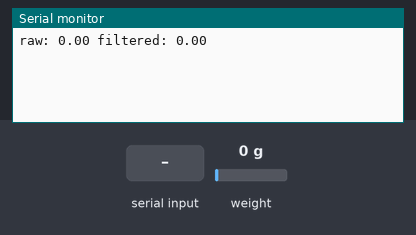
Recording of a sketch running on a simulated Arduino Uno, built with avr-gcc and run on an emulated ATmega328P. On the bench: the last lines printed to the serial monitor. The test bench sets the inputs (shaded band); at power-on: weight on the scale 0 g.

Above: at 2.2 s.
2.3 s: "r" received over Serial
At 4.8 s:
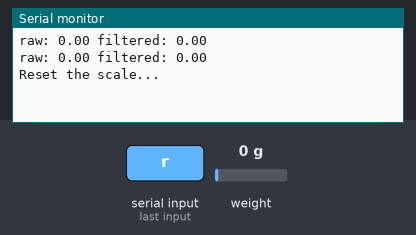
5.5 s: weight on the scale set to 100 g
At 6.7 s:
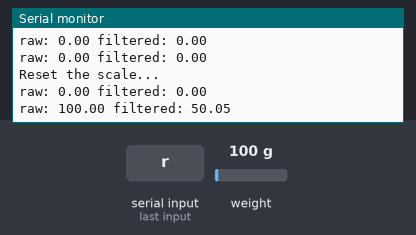
7.0 s: weight on the scale set to 1250 g
At 7.5 s:
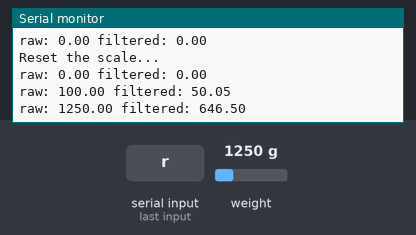
Timing chart, 0 to 10.0 s (numbered marks = the images above; inputs shaded):
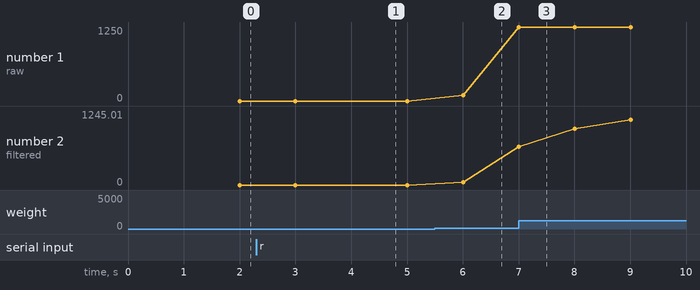

Measured:
- after the input at 2.3 s, the serial monitor: prints a new line after 1.7 s (image 1)
- after the input at 5.5 s, the serial monitor: prints a new line after 0.50 s (image 2)
- after the input at 7.0 s, the serial monitor: prints a new line at once (image 3)
- plotted number 1: 0 → 100 after the input at 5.5 s, 100 → 1250 after the input at 7.0 s
- plotted number 2: 0 → 50.05 after the input at 5.5 s, 50.05 → 1245.01 after the input at 7.0 s

The sketch:

scale.ino
```cpp
// Download the library here and include to your Arduino IDE
// https://github.com/bogde/HX711
// Edited by Sean
// Read the data from HX711 and convert it to gram
// Last update: 5/1, 2018

#include "HX711.h"

HX711 scale;

const double r = 0.100; // State noise, TBD
const double q = 0.205; // Measure noise, TBD
double var; // Initial variance
double mean; // Initial mean
double raw; // Raw data
char in;

// One-dimension Kalman filter
double kalman(double measure, double last_mean, double last_var)
{
  double temp = last_var + r + q;
  double result = (last_mean * q + (last_var + r) * measure) / temp;
  result = (result <=0? 0 : result);
  var = (last_var + r) * q / temp;
  return result;
}

void setup() {

  Serial.begin(38400);
  // HX711 DOUT -> A1
  // HX711 SCK  -> A0
  scale.begin(A1, A0);
  // How to calibrate:
  // call scale.set_scale() and scale.tare()
  // Put known weight object onto your scale
  // and report the data from get_units()
  // devide the data by the known weight

  scale.set_scale(330.f); // After calibrarion
  scale.tare(); // Reset the scale
  mean = 0.0;
  var = 1.0;
}

void loop() {

  // Reset the scale if unsatisfied the offset value
  if(Serial.available()) {
    in = Serial.read();
    if(in == 'r') {
      scale.tare();
      Serial.println("Reset the scale...");
    }
  }
  // Get the raw data
  raw = scale.get_units(10);
  Serial.print("raw: "); Serial.print(raw);
  // Weight should not less than zero, tune the value
  raw = (raw <=0 ? 0 : raw);
  // Kalman filter
  mean = kalman(raw, mean, var);
  Serial.print(" filtered: "); Serial.println(mean);
}
```
